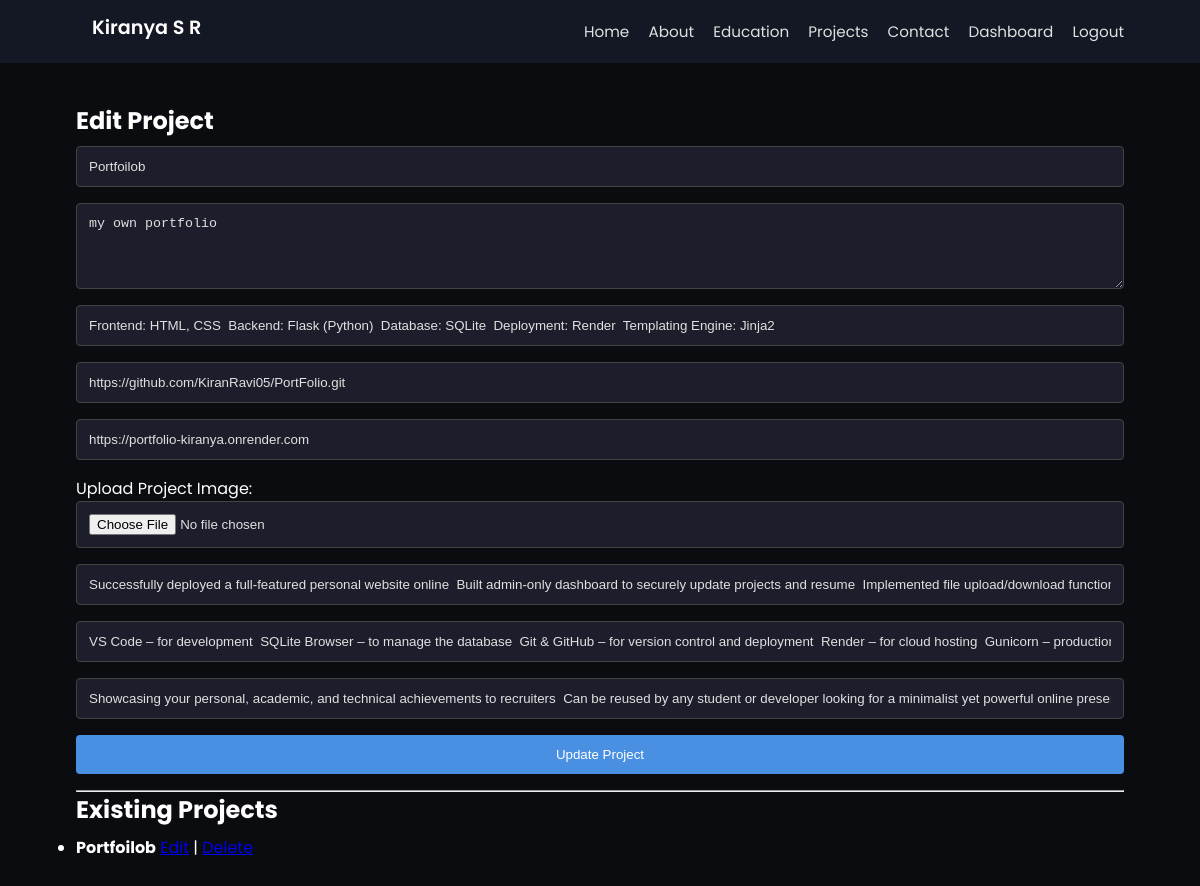
Page /admin/projects/edit/1 (signed in) on the earlier database version.
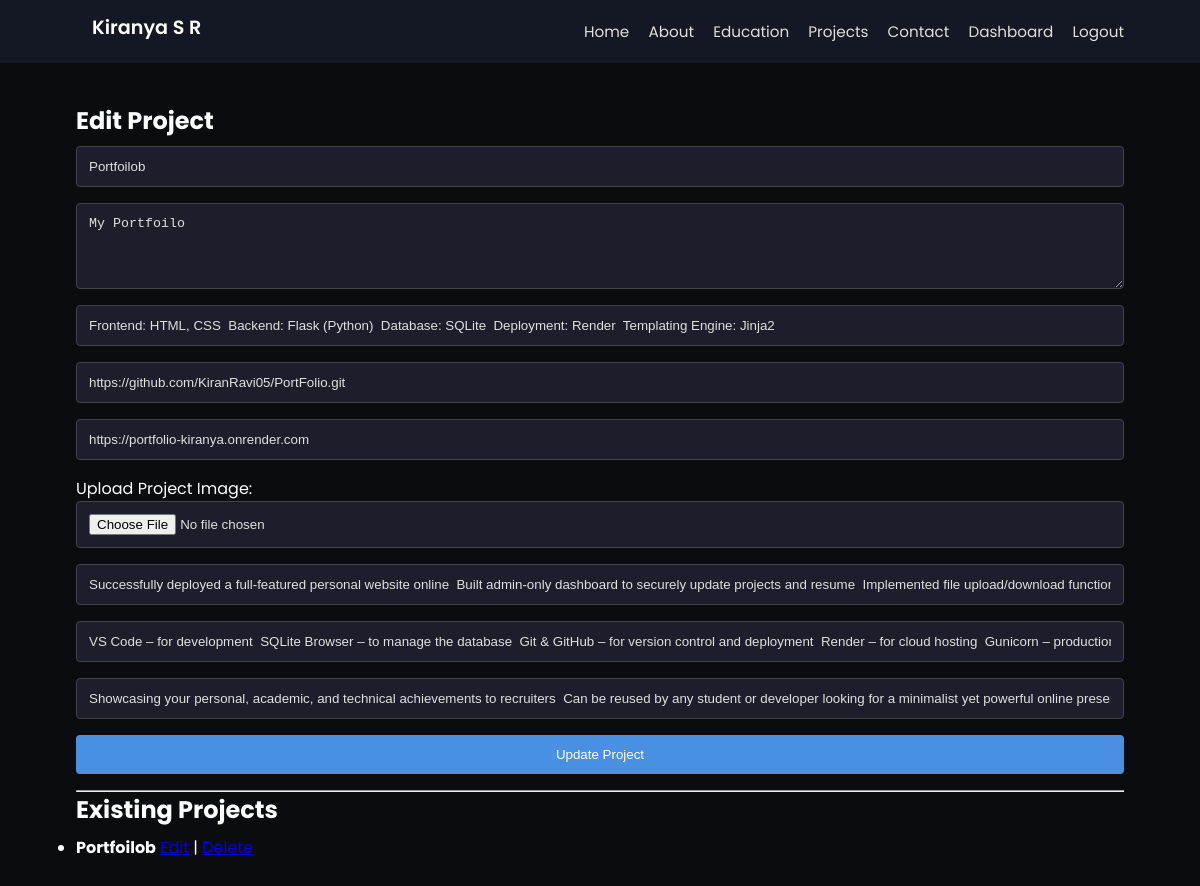
Same page on the later database version.
### tables this page shows
CREATE TABLE projects (
    id INTEGER PRIMARY KEY AUTOINCREMENT,
    title TEXT NOT NULL,
    description TEXT NOT NULL,
    tech_stack TEXT,
    github TEXT,
    demo TEXT,
    image TEXT,
    outcome TEXT,
    tools TEXT,
    use_case TEXT
);

### app.py (the view, shortened to what this page needs)
@app.route('/admin/projects/edit', methods=['GET', 'POST'])
@app.route('/admin/projects/edit/<int:project_id>', methods=['GET', 'POST'])
def edit_projects(project_id=None):
    if not session.get('admin'):
        return redirect('/login')
    conn = get_db_connection()
    c = conn.cursor()
    project = {}
    if project_id:
        c.execute('SELECT * FROM projects WHERE id=?', (project_id,))
        row = c.fetchone()
        if row:
            project = {
                'id': row[0], 'title': row[1], 'description': row[2],
                'tech_stack': row[3], 'github': row[4], 'demo': row[5],
                'image': row[6], 'outcome': row[7], 'tools': row[8], 'use_case': row[9]
            }
    c.execute('SELECT * FROM projects')
    rows = c.fetchall()
    conn.close()
    return render_template('edit_projects.html',
                           projects=[{'id': row[0], 'title': row[1]} for row in rows],
                           edit_mode=bool(project_id),
                           project=project)

### app.py (called while the page is built)
def get_db_connection():
    return sqlite3.connect(DATABASE_PATH)

### templates/edit_projects.html (shortened to what this page needs)
{% extends "layout.html" %}
{% block content %}
<h2>{% if edit_mode %}Edit Project{% else %}Add New Project{% endif %}</h2>
<form method="POST" enctype="multipart/form-data" class="project-form">
  <input type="text" name="title" placeholder="Project Title" value="{{ project.title if edit_mode else '' }}" required>
  <textarea name="description" placeholder="Project Description" rows="4" required>{{ project.description if edit_mode else '' }}</textarea>
  <input type="text" name="tech_stack" placeholder="Tech Stack" value="{{ project.tech_stack if edit_mode else '' }}" required>
  <input type="text" name="github" placeholder="GitHub Repository URL" value="{{ project.github if edit_mode else '' }}">
  <input type="text" name="demo" placeholder="Live Demo URL" value="{{ project.demo if edit_mode else '' }}">
  <label for="image">Upload Project Image:</label>
  <input type="file" name="image" accept="image/*" {% if not edit_mode %}required{% endif %}>
  <input type="text" name="outcome" placeholder="Outcome" value="{{ project.outcome if edit_mode else '' }}">
  <input type="text" name="tools" placeholder="Tools Used" value="{{ project.tools if edit_mode else '' }}">
  <input type="text" name="use_case" placeholder="Use Case" value="{{ project.use_case if edit_mode else '' }}">
  <button type="submit">{% if edit_mode %}Update Project{% else %}Add Project{% endif %}</button>
</form>
<hr>
<h2>Existing Projects</h2>
<ul class="project-list">
  {% for p in projects %}
    <li>
      <strong>{{ p.title }}</strong>
      <a href="/admin/projects/edit/{{ p.id }}">Edit</a> |
      <a href="/admin/projects/delete/{{ p.id }}" onclick="return confirm('Delete this project?');">Delete</a>
    </li>
  {% else %}
    <li>No projects added yet.</li>
  {% endfor %}
</ul>
{% endblock %}

Differences in the rows shown:
changed projects "Portfoilob": description "my own portfolio" → "My Portfoilo"
